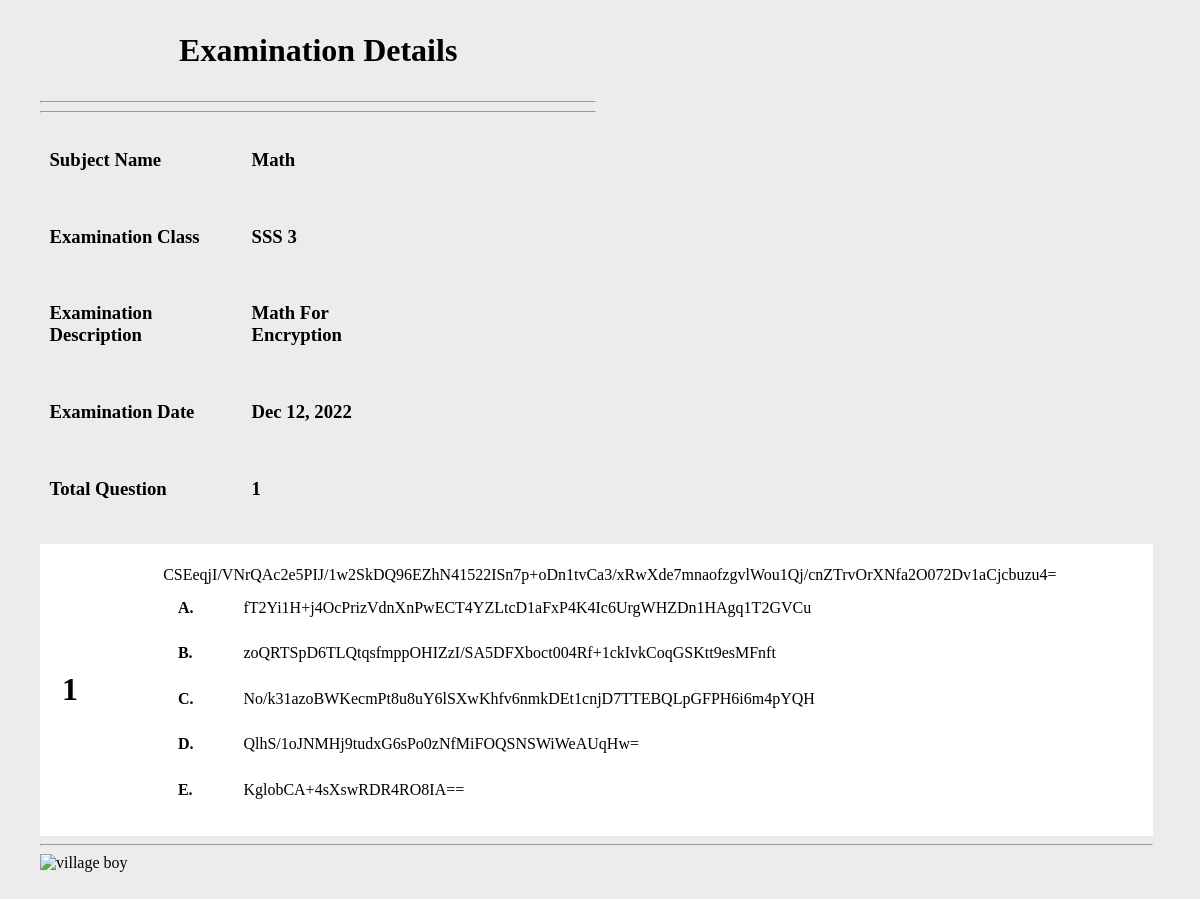
/users/admin/past-questions/past.php?examinationid=a87ff679a2f3e71d9181a67b7542122c (signed in), run on the app's committed database.
### tables this page shows
CREATE TABLE `examinations` (
  `id` int(11) NOT NULL,
  `status` varchar(255) NOT NULL,
  `subjectid` varchar(255) NOT NULL,
  `classid` varchar(255) NOT NULL,
  `description` varchar(255) DEFAULT NULL,
  `examname` varchar(255) DEFAULT NULL,
  `current_term` varchar(20) NOT NULL,
  `examinationpin` varchar(255) DEFAULT NULL,
  `startdate` datetime NOT NULL,
  `enddate` datetime NOT NULL,
  `visibility` varchar(10) NOT NULL,
  `camera_status` varchar(200) DEFAULT NULL,
  `examinationid` varchar(255) NOT NULL,
  `reg_date` timestamp NOT NULL DEFAULT current_timestamp() ON UPDATE current_timestamp(),
  `duration` varchar(20) NOT NULL,
  `display` varchar(255) NOT NULL,
  `rsa_public` varchar(255) DEFAULT NULL,
  `rsa_private` varbinary(255) DEFAULT NULL
);

CREATE TABLE `subjects` (
  `id` int(11) NOT NULL,
  `subjectname` varchar(255) NOT NULL,
  `classid` varchar(255) NOT NULL,
  `subjectid` varchar(255) NOT NULL,
  `reg_date` timestamp NOT NULL DEFAULT current_timestamp() ON UPDATE current_timestamp()
);

CREATE TABLE `class` (
  `id` int(11) NOT NULL,
  `name` varchar(255) NOT NULL,
  `classid` varchar(255) NOT NULL,
  `reg_date` timestamp NOT NULL DEFAULT current_timestamp() ON UPDATE current_timestamp()
);

CREATE TABLE `questions` (
  `id` int(11) NOT NULL,
  `examinationid` varchar(255) NOT NULL,
  `questiontype` varchar(255) NOT NULL,
  `question` text NOT NULL,
  `option_a` text NOT NULL,
  `option_b` text NOT NULL,
  `option_c` text NOT NULL,
  `option_d` text NOT NULL,
  `option_e` text NOT NULL,
  `mark` varchar(255) NOT NULL,
  `correct` varchar(255) NOT NULL,
  `questionid` varchar(255) NOT NULL,
  `reg_date` timestamp NOT NULL DEFAULT current_timestamp() ON UPDATE current_timestamp()
);

### includes/connection.php (called while the page is built, shortened)
<?php
 class Connections{
protected $servername ='localhost' ;
 protected $serverusername = 'root';
protected $serverpassword = '';
 protected $dbname = 'rsa_blowfish_e_exam';
   public function connect(){
       $this->conn = mysqli_connect($this->servername, $this->serverusername, $this->serverpassword, $this->dbname);
       return $this->conn;
    }
    public function query($q){
        $query = mysqli_query($this->connect(), $q);
        return $query;
    }
 public function data($q){
        $query = mysqli_fetch_array($q);
        return $query;
    }
}
?>

### users/admin/past-questions/past.php (the view, shortened to what this page needs)
<?php
include("../../../includes/connection.php");
if ($_SESSION['adminauth']) {
if(isset($_GET['examinationid'])){
$examinationid = $_GET['examinationid'];
$past = new Examination;
$ex = $past->query("SELECT examinations.*, class.name AS classname, subjects.subjectname AS
subjectname FROM examinations JOIN class ON class.classid = examinations.classid JOIN subjects
ON subjects.subjectid = examinations.subjectid WHERE examinationid='$examinationid'");
$exams = $past->data($ex);
}
$output ='
<!DOCTYPE html>
<html lang="en">
<head>
    <meta charset="UTF-8">
    <meta name="viewport" content="width=device-width, initial-scale=1.0">
    <title>Document</title>
    <style>
        '.file_get_contents("../../style.css").'
    </style>
</head>
<body>
    <div class="container">
    <div class="half text-center m my">
    <h1 class="m">Examination Details</h1>
    <hr>
    <hr>
        <table>
            <thead>
                <tr>
                    <td class="text-left"><h3>Subject Name</h3></td>
                    <td class="text-left"><h3><b>'.ucwords($exams['subjectname'] ).'</b></h3></td>
                </tr>
                <tr>
                    <td class="text-left"><h3>Examination Class</h3></td>
                    <td class="text-left"><h3><b>'.ucwords($exams['classname'] ).'</b></h3></td>
                </tr>
                <tr>
                    <td class="text-left"><h3>Examination Description</h3></td>
                    <td class="text-left"><h3><b>'.ucwords($exams['description'] ).'</b></h3></td>
                </tr>
                <tr>
                    <td class="text-left"><h3>Examination Date</h3></td>
                    <td class="text-left"><h3><b>'.date("M d, Y", strtotime($exams['startdate'])) .'</b></h3></td>
                </tr>';
                 $qu = $past->query("SELECT COUNT(id) AS totalquest FROM questions WHERE examinationid='$examinationid' ");
                 $tot = $past->data($qu);
                $output.='
                <tr>
                    <td class="text-left"><h3>Total Question</h3></td>
                    <td class="text-left"><h3><b>'.$tot['totalquest'] .'</b></h3></td>
                </tr>
            </thead>
        </table>
    </div>';
        $exam = new Examination;
        $q = $exam->query("SELECT questions.*, examinations.duration as duration FROM questions JOIN examinations ON questions.examinationid = examinations.examinationid WHERE examinations.examinationid = '$examinationid' ");
        $i = 1;
        while ($data = $exam->data($q)) {
            $output.='
    <div class="card">
    <table>
    <tr>
    <td style="width: 10%;" class="num">'. $i.'</td>
    <td>
    '.html_entity_decode($data['question']).'
    <table>
';
        if ($data['option_a'] != "") {
        $output.='
        <tr class="'; if ($data['correct'] == "A") {
            $output.='correct'; }
        $output.='">
        <td  style="width: 10%;" class="opt
         ">A.</td>
         <td>
         '. html_entity_decode($data['option_a']).'
          </td>
        </tr>';
        }
        if ($data['option_b'] != "") {
            $output.='
            <tr class="'; if ($data['correct'] == "B") {
                $output.='correct'; }
            $output.='">
            <td  style="width: 10%;" class="opt
             ">B.</td>
             <td>
             '. html_entity_decode($data['option_b']).'
              </td>
            </tr>';
            }
            if ($data['option_c'] != "") {
                $output.='
                <tr class="'; if ($data['correct'] == "C") {
                    $output.='correct'; }
                $output.='">
                <td  style="width: 10%;" class="opt
                 ">C.</td>
                 <td>
                 '. html_entity_decode($data['option_c']).'
                  </td>
                </tr>';
                }
                if ($data['option_d'] != "") {
                    $output.='
                    <tr class="'; if ($data['correct'] == "D") {
                        $output.='correct'; }
                    $output.='">
                    <td  style="width: 10%;" class="opt
                     ">D.</td>
                     <td>
                     '. html_entity_decode($data['option_d']).'
                      </td>
                    </tr>';
                    }
                    if ($data['option_e'] != "") {
                        $output.='
                        <tr class="'; if ($data['correct'] == "E") {
                            $output.='correct'; }
                        $output.='">
                        <td  style="width: 10%;" class="opt
                         ">E.</td>
                         <td>
                         '. html_entity_decode($data['option_e']).'
                          </td>
                        </tr>';
                        }
        $output.='
        </table>
    </td>
    </tr>
    </table>
    </div>
    <hr>';
$i++;
}
$output .= '<img src="'.K_PATH_IMAGES.'images/oic.png'.' " alt="village boy">' ;
$output.='
</div>
</body>
</html>
';
echo $output;
?>
    <?php
} else {
    header('location:../../../');
}

### data on the page
examinations: subjectid.subjectname "Math", classid.name "SSS 3", description "Math For Encryption", startdate "Dec 12, 2022"
questions: question "CSEeqjI/VNrQAc2e5PIJ/1w2SkDQ96EZhN41522ISn7p+oDn1tvCa3/xRwXde7mnaofzgvlWou1Qj/cnZTrvOrXNfa2O072Dv1aCjcbuzu4=", option_a "fT2Yi1H+j4OcPrizVdnXnPwECT4YZLtcD1aFxP4K4Ic6UrgWHZDn1HAgq1T2GVCu", option_b "zoQRTSpD6TLQtqsfmppOHIZzI/SA5DFXboct004Rf+1ckIvkCoqGSKtt9esMFnft", option_c "No/k31azoBWKecmPt8u8uY6lSXwKhfv6nmkDEt1cnjD7TTEBQLpGFPH6i6m4pYQH", option_d "QlhS/1oJNMHj9tudxG6sPo0zNfMiFOQSNSWiWeAUqHw=", option_e "KglobCA+4sXswRDR4RO8IA=="

### other printed values
$tot['totalquest'] "1"
